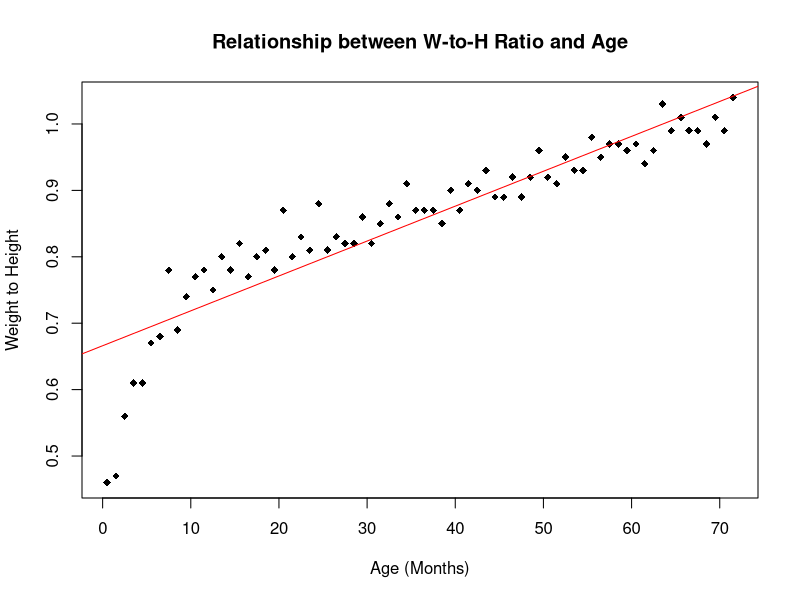
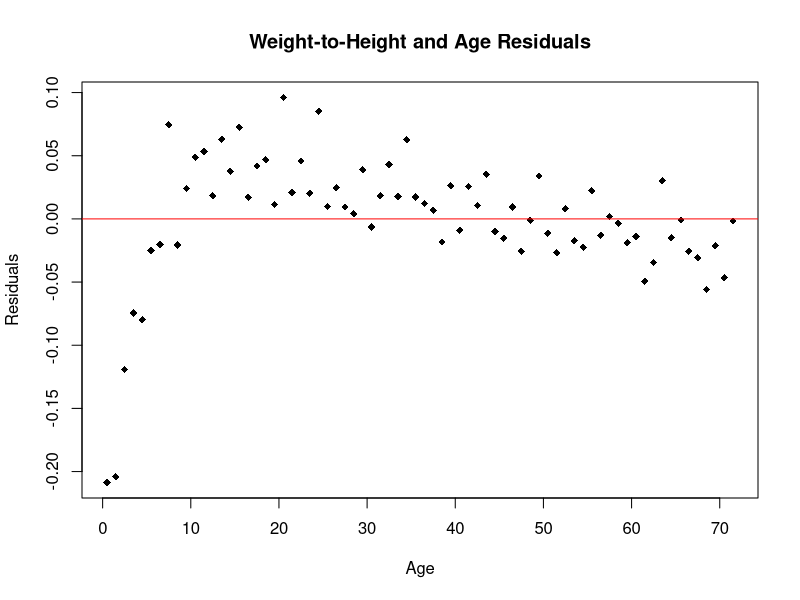
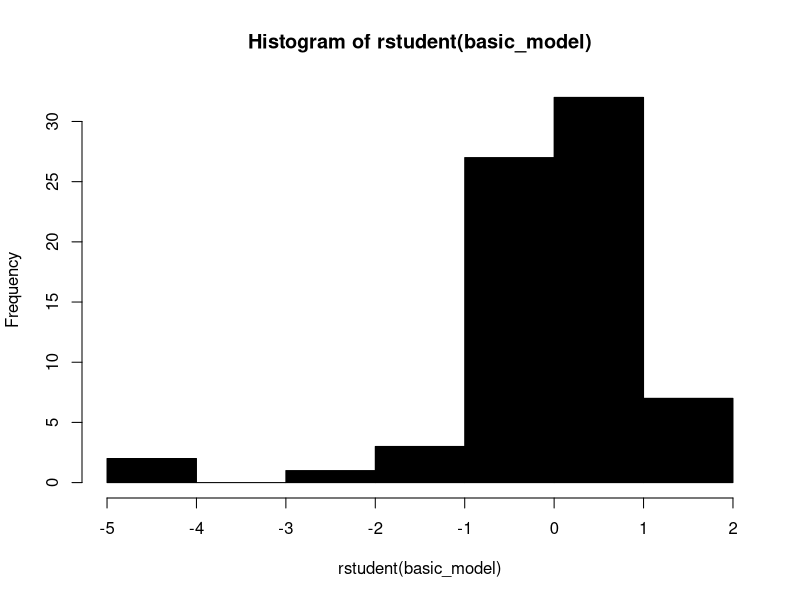
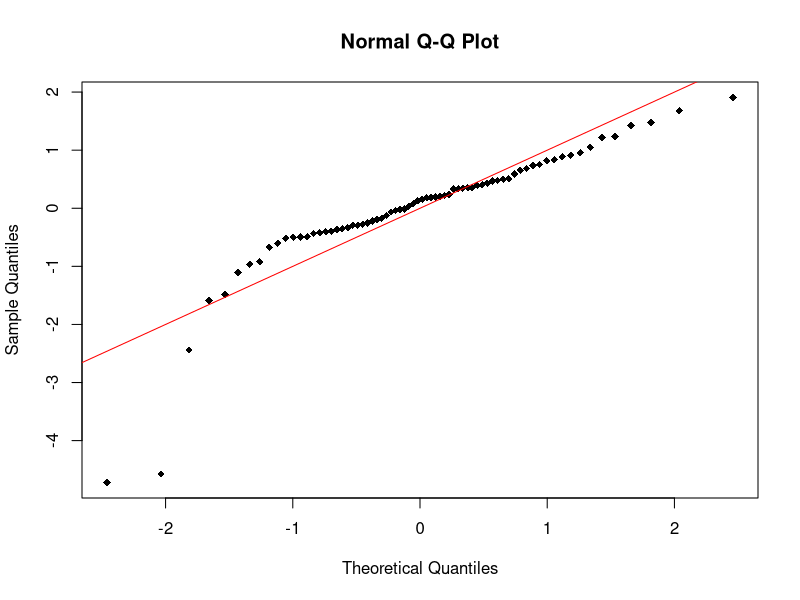
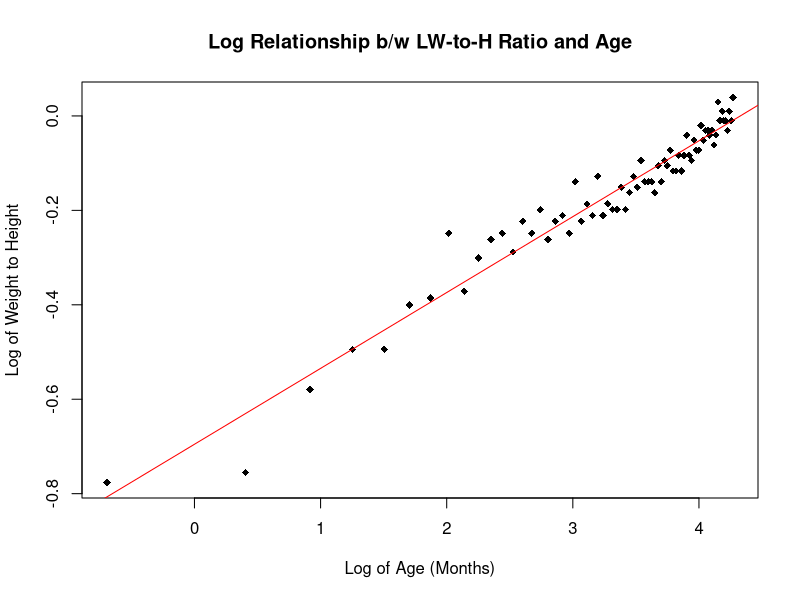
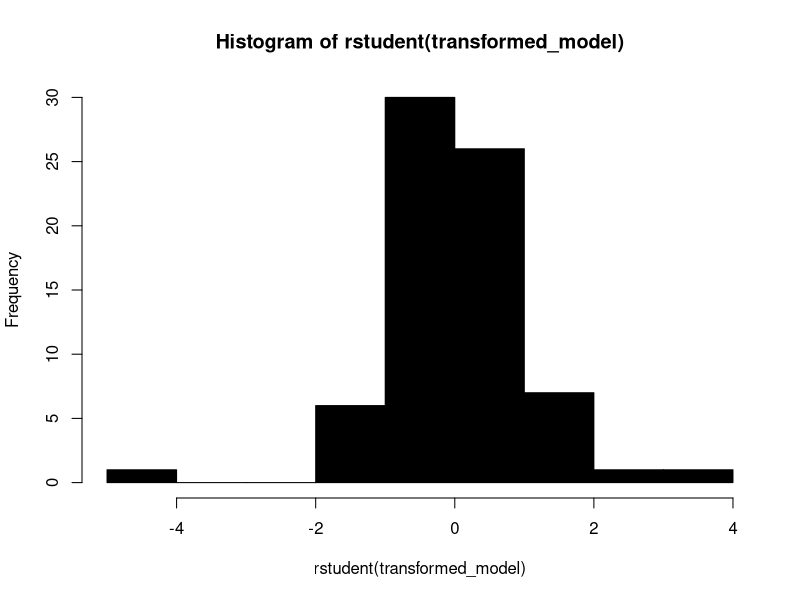
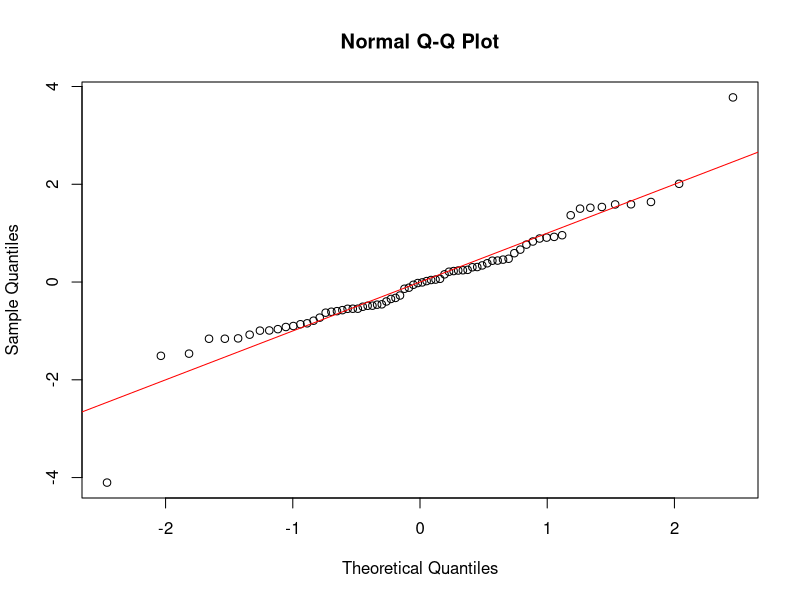
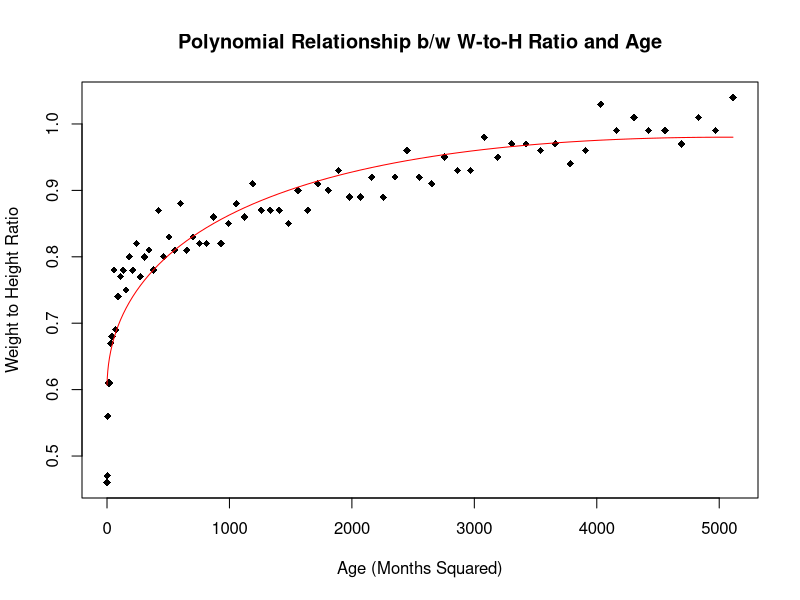

R code for these plots, in order:
nutrition = read.csv(file = "nutrition.csv")

### Basic Model ###
basic_relationship = nutrition$woh ~ nutrition$age
plot(
  basic_relationship,
  xlab = "Age (Months)",
  ylab = "Weight to Height",
  main = "Relationship between W-to-H Ratio and Age",
  pch = 18
)
basic_model = lm(formula = basic_relationship)
abline(basic_model, col=c("red"))
summary(basic_model)
anova(basic_model)

# Check the Model
residual_relationship = basic_model$residuals ~ nutrition$age
residual_model = lm(formula = residual_relationship)
plot(
  residual_relationship,
  xlab = "Age",
  ylab = "Residuals",
  main = "Weight-to-Height and Age Residuals",
  pch = 18
)
abline(residual_model, col=c("red"))
summary(residual_model)

hist(rstudent(basic_model), col = c("black"))
qqnorm(rstudent(basic_model), col = c("black"), pch = 18)
abline(a = 0, b = 1, col = c("red"))

### Transformed Model ###
transformed_relationship = log(nutrition$woh) ~ log(nutrition$age)
plot(
  transformed_relationship,
  xlab = "Log of Age (Months)",
  ylab = "Log of Weight to Height",
  main = "Log Relationship b/w LW-to-H Ratio and Age",
  pch = 18
)
transformed_model = lm(formula = transformed_relationship)
abline(transformed_model, col=c("red"))
anova(transformed_model)
summary(transformed_model)

# Check the model
hist(rstudent(transformed_model), col = c("black"))
qqnorm(rstudent(transformed_model), col = c("black"))
abline(a = 0, b = 1, col = c("red"))

### Polynomial Model ###
nutrition$age_squared = nutrition$age ^ 2
polynomial_relationship = nutrition$woh ~ nutrition$age + nutrition$age_squared
plot(
  nutrition$woh ~ nutrition$age_squared,
  xlab = "Age (Months Squared)",
  ylab = "Weight to Height Ratio",
  main = "Polynomial Relationship b/w W-to-H Ratio and Age",
  pch = 18
)
polynomial_model = lm(formula = nutrition$woh ~ nutrition$age + nutrition$age_squared)
lines(nutrition$age_squared, fitted(polynomial_model), col = c("red"))
summary(polynomial_model)
anova(polynomial_model)

polynomial_residual_relationship = polynomial_model$residuals ~ nutrition$age
polynomial_residual_model = lm(formula = polynomial_residual_relationship)

hist(rstudent(polynomial_model), col = c("blue"))
qqnorm(rstudent(polynomial_model), col = c("black"), main = "Q-Q of Polynomial Model")
abline(a = 0, b = 1, col = c("red"))

# Dummy Model
nutrition$under_7 = as.numeric(nutrition$age < 7)
nutrition$mixed = nutrition$under_7 * nutrition$age
dummy_relationship = nutrition$woh ~
  nutrition$age +
  nutrition$under_7 +
  nutrition$mixed

plot(
  nutrition$woh ~ nutrition$age,
  xlab = "Age",
  ylab = "Weight to Height",
  main = "Relationship b/w W-to-H Ratio and Age using Dummy Vars",
  pch = 18
)
dummy_model = lm(dummy_relationship, data = nutrition)
lines(nutrition$age, fitted(dummy_model), col = c("red"))
summary(dummy_model)
anova(dummy_model)

# Residual Plot
dummy_residual_relationship = dummy_model$residuals ~ nutrition$age
plot(
  dummy_residual_relationship,
  xlab = "Age",
  ylab = "Residuals",
  main = "Residuals of W-to-H Ratio and Age using Dummy Vars",
  pch = 18
)
abline(lm(dummy_residual_relationship), col = c("red"))

hist(rstudent(polynomial_model), col = c("black"))
qqnorm(rstudent(polynomial_model), col = c("black"))
abline(a = 0, b = 1, col = c("red"))

# AIC
anova(basic_model, dummy_model)
model_aic = c(
  basic_model = extractAIC(basic_model)[2],
  dummy_model = extractAIC(dummy_model)[2]
)
print(model_aic)
